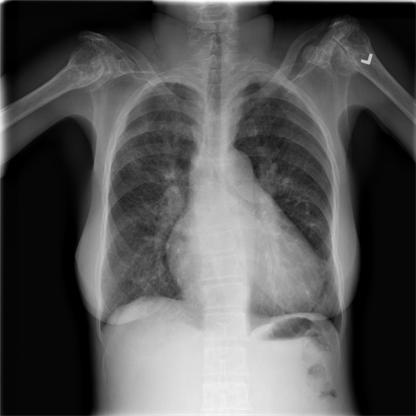
%> input picture class_3/Card22.jpg, 416 x 416 px
$ octave test2.m   (GNU Octave 9; MATLAB toolbox functions it lacks are replaced by stand-ins)
%> lines starting %> are read from the running program, lines starting %| are printed output that depends on the picture; in (x1, y1, x2, y2) boxes, pixels count from 0 and x2, y2 are one past the last pixel; in counts of white or black regions, pixels touching at a corner belong together; the program's own positions count from 1
clc; clear all; close all;
rand('state', 0);
warning off all;
path([pwd '\\toolbox'], path);
filename = 'Card22.jpg'; % 待处理图像名称
% 载入图像
[I, map, caaa] = imread("Card22.jpg");
%> I is the input picture: size 416x416x3 uint8; min 0, max 255, mean 84.6
%> map = []; caaa = []
% 计算边缘图像
f = 1 - I/255;
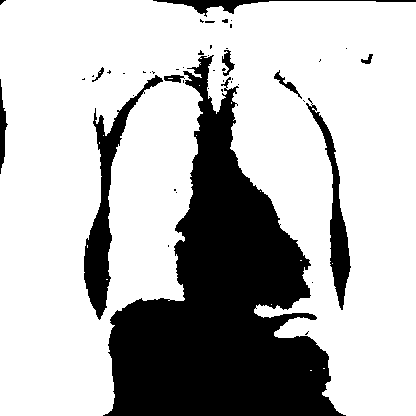
%> f: size 416x416x3 uint8; values 0 (black) and 1 (white), 72.5% white; 47 black regions (37 under 20 px), largest, box (x1, y1, x2, y2) and area: (103, 55, 346, 416) 39719, (84, 75, 163, 320) 3812, (306, 98, 351, 310) 2135
% GVF处理
%> (the run ends here)

$ run again, with class_3/a.jpg copied over class_3/Card22.jpg
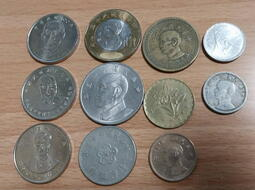
%> input picture class_3/a.jpg, 255 x 190 px
%> I is the input picture: size 190x255x3 uint8; mean R, G, B 135, 125, 115
%> map = []
%> `f = 1 - I/255;`:
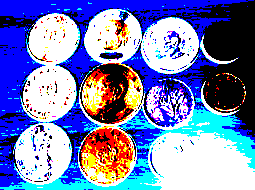
%> f: size 190x255x3 uint8; mean R, G, B 0.462, 0.502, 0.718; drawn with 1 as white

$ run again, with class_3/b.jpg copied over class_3/Card22.jpg
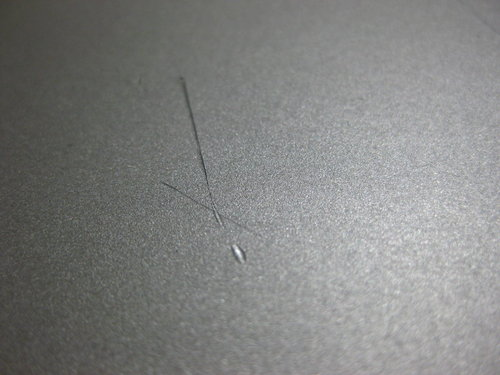
%> input picture class_3/b.jpg, 500 x 375 px
%> I is the input picture: size 375x500x3 uint8; mean R, G, B 128.9, 129.9, 128.4
%> map = []
%> `f = 1 - I/255;`:
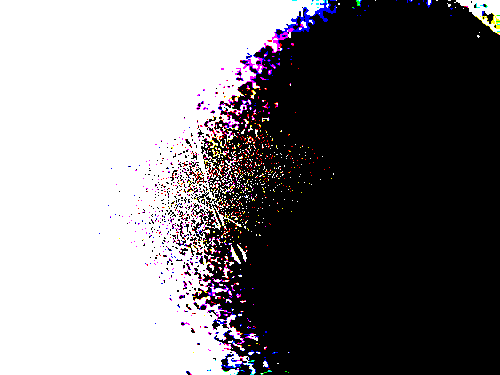
%> f: size 375x500x3 uint8; mean R, G, B 0.473, 0.462, 0.472; drawn with 1 as white
